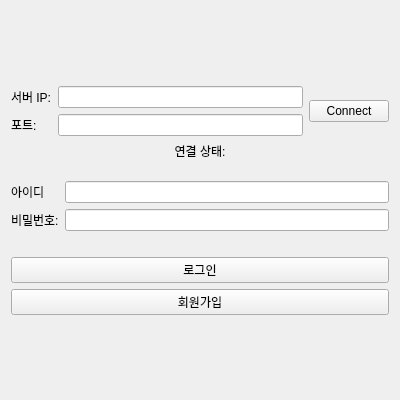
<?xml version="1.0" encoding="UTF-8"?>
<ui version="4.0">
 <class>LoginUI</class>
 <widget class="QWidget" name="LoginUI">
  <property name="geometry">
   <rect>
    <x>0</x>
    <y>0</y>
    <width>400</width>
    <height>400</height>
   </rect>
  </property>
  <property name="windowTitle">
   <string>Login</string>
  </property>
  <layout class="QVBoxLayout" name="verticalLayout_2">
   <item>
    <layout class="QVBoxLayout" name="verticalLayout">
     <item>
      <spacer name="verticalSpacer_2">
       <property name="styleSheet">
        <string notr="true">background: transparent;</string>
       </property>
       <property name="orientation">
        <enum>Qt::Orientation::Vertical</enum>
       </property>
       <property name="sizeHint" stdset="0">
        <size>
         <width>20</width>
         <height>20</height>
        </size>
       </property>
      </spacer>
     </item>
     <item>
      <layout class="QHBoxLayout" name="horizontalLayout">
       <item>
        <layout class="QFormLayout" name="serverConnectLayout">
         <item row="0" column="0">
          <widget class="QLabel" name="serverIpLabel">
           <property name="text">
            <string>서버 IP:</string>
           </property>
          </widget>
         </item>
         <item row="0" column="1">
          <widget class="QLineEdit" name="serverIpLineEdit"/>
         </item>
         <item row="1" column="0">
          <widget class="QLabel" name="serverPortLabel">
           <property name="text">
            <string>포트:</string>
           </property>
          </widget>
         </item>
         <item row="1" column="1">
          <widget class="QLineEdit" name="serverPortLineEdit"/>
         </item>
        </layout>
       </item>
       <item>
        <widget class="QPushButton" name="ServerConnectButton">
         <property name="text">
          <string>Connect</string>
         </property>
        </widget>
       </item>
      </layout>
     </item>
     <item>
      <widget class="QLabel" name="connectionStatusLabel">
       <property name="text">
        <string>연결 상태:</string>
       </property>
       <property name="alignment">
        <set>Qt::AlignmentFlag::AlignCenter</set>
       </property>
      </widget>
     </item>
     <item>
      <spacer name="verticalSpacer_connection_gap">
       <property name="styleSheet">
        <string notr="true">background: transparent;</string>
       </property>
       <property name="orientation">
        <enum>Qt::Orientation::Vertical</enum>
       </property>
       <property name="sizeType">
        <enum>QSizePolicy::Policy::Fixed</enum>
       </property>
       <property name="sizeHint" stdset="0">
        <size>
         <width>20</width>
         <height>15</height>
        </size>
       </property>
      </spacer>
     </item>
     <item>
      <layout class="QFormLayout" name="formLayout">
       <property name="sizeConstraint">
        <enum>QLayout::SizeConstraint::SetMinimumSize</enum>
       </property>
       <item row="0" column="0">
        <widget class="QLabel" name="idlabel">
         <property name="text">
          <string>아이디</string>
         </property>
        </widget>
       </item>
       <item row="0" column="1">
        <widget class="QLineEdit" name="usernameLineEdit"/>
       </item>
       <item row="1" column="0">
        <widget class="QLabel" name="pwlabel">
         <property name="text">
          <string>비밀번호:</string>
         </property>
        </widget>
       </item>
       <item row="1" column="1">
        <widget class="QLineEdit" name="passwordLineEdit">
         <property name="echoMode">
          <enum>QLineEdit::EchoMode::Password</enum>
         </property>
        </widget>
       </item>
      </layout>
     </item>
     <item>
      <spacer name="verticalSpacer">
       <property name="styleSheet">
        <string notr="true">background: transparent;</string>
       </property>
       <property name="orientation">
        <enum>Qt::Orientation::Vertical</enum>
       </property>
       <property name="sizeType">
        <enum>QSizePolicy::Policy::Fixed</enum>
       </property>
       <property name="sizeHint" stdset="0">
        <size>
         <width>20</width>
         <height>20</height>
        </size>
       </property>
      </spacer>
     </item>
     <item>
      <widget class="QPushButton" name="loginButton">
       <property name="text">
        <string>로그인</string>
       </property>
      </widget>
     </item>
     <item>
      <widget class="QPushButton" name="registerButton">
       <property name="text">
        <string>회원가입</string>
       </property>
      </widget>
     </item>
     <item>
      <spacer name="verticalSpacer_3">
       <property name="styleSheet">
        <string notr="true">background: transparent;</string>
       </property>
       <property name="orientation">
        <enum>Qt::Orientation::Vertical</enum>
       </property>
       <property name="sizeHint" stdset="0">
        <size>
         <width>20</width>
         <height>40</height>
        </size>
       </property>
      </spacer>
     </item>
    </layout>
   </item>
  </layout>
 </widget>
 <resources/>
 <connections/>
</ui>
